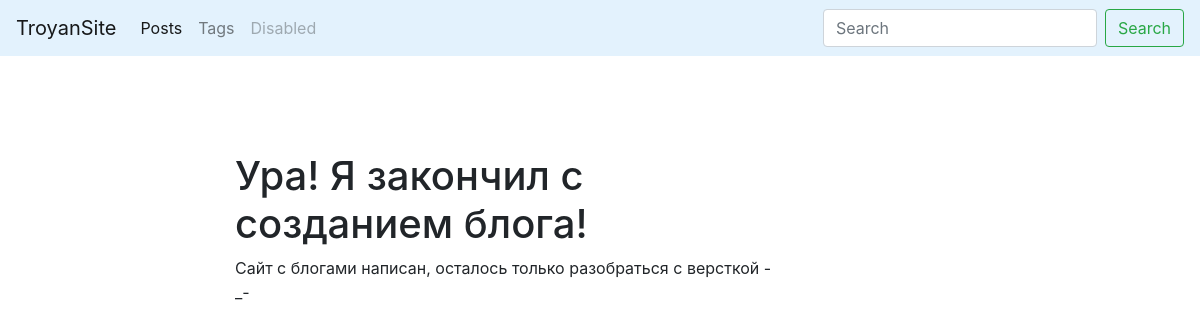
Screenshot of /blog/post/thisistheend-1555410561/ with the database file from the repository.
### blog/models.py (models this page shows, shortened)
class Post(models.Model):
	title = models.CharField(max_length=150, db_index=True)
	slug = models.SlugField(max_length=150, blank=True, unique=True)
	body = models.TextField(blank=True, db_index=True)
	date_pub = models.DateTimeField(auto_now_add=True)
	tags = models.ManyToManyField('Tag', blank=True, related_name='posts')
	class Meta:
		ordering = ['-date_pub']

### blog/views.py (the view)
# urls.py: path('post/<str:slug>/', PostDetail.as_view(), name='post_detail_url'),
class PostDetail(ObjectDetailMixin, View):
	model = Post
	template = 'blog/post_detail.html'

### blog/utils.py (called while the page is built)
	def get(self, request, slug):
		obj = get_object_or_404(self.model, slug__iexact=slug)
		return render(request, self.template, context={self.model.__name__.lower() : obj, 'admin_object' : obj, 'detail' : True})

### blog/templates/blog/post_detail.html (shortened to what this page needs)
{% extends 'blog/base_blog.html' %}
{% block content %}
	<h1 class="mt-5">
		{{ post.title }}
	</h1>
	<p>
		{{ post.body }}
	</p>
{% endblock %}

### rows the page displays
Post: title "Ура! Я закончил с созданием блога!", body "Сайт с блогами написан, осталось только разобраться с версткой -_-"
